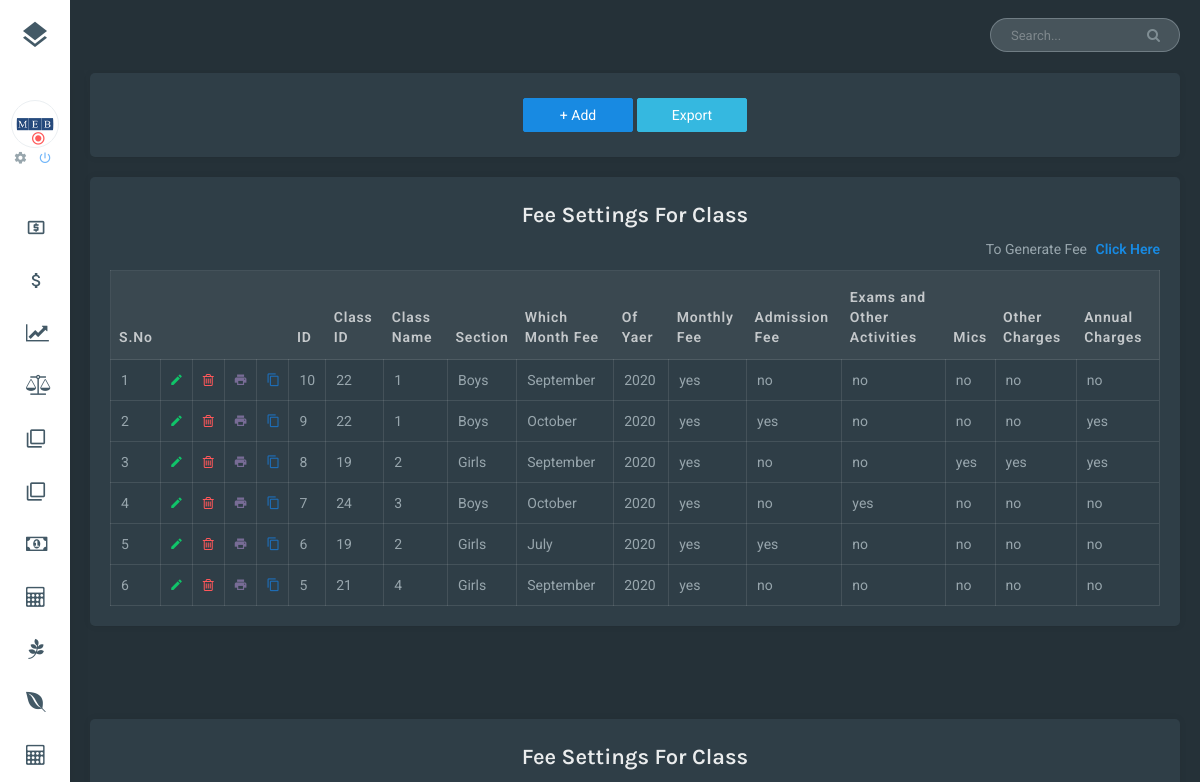
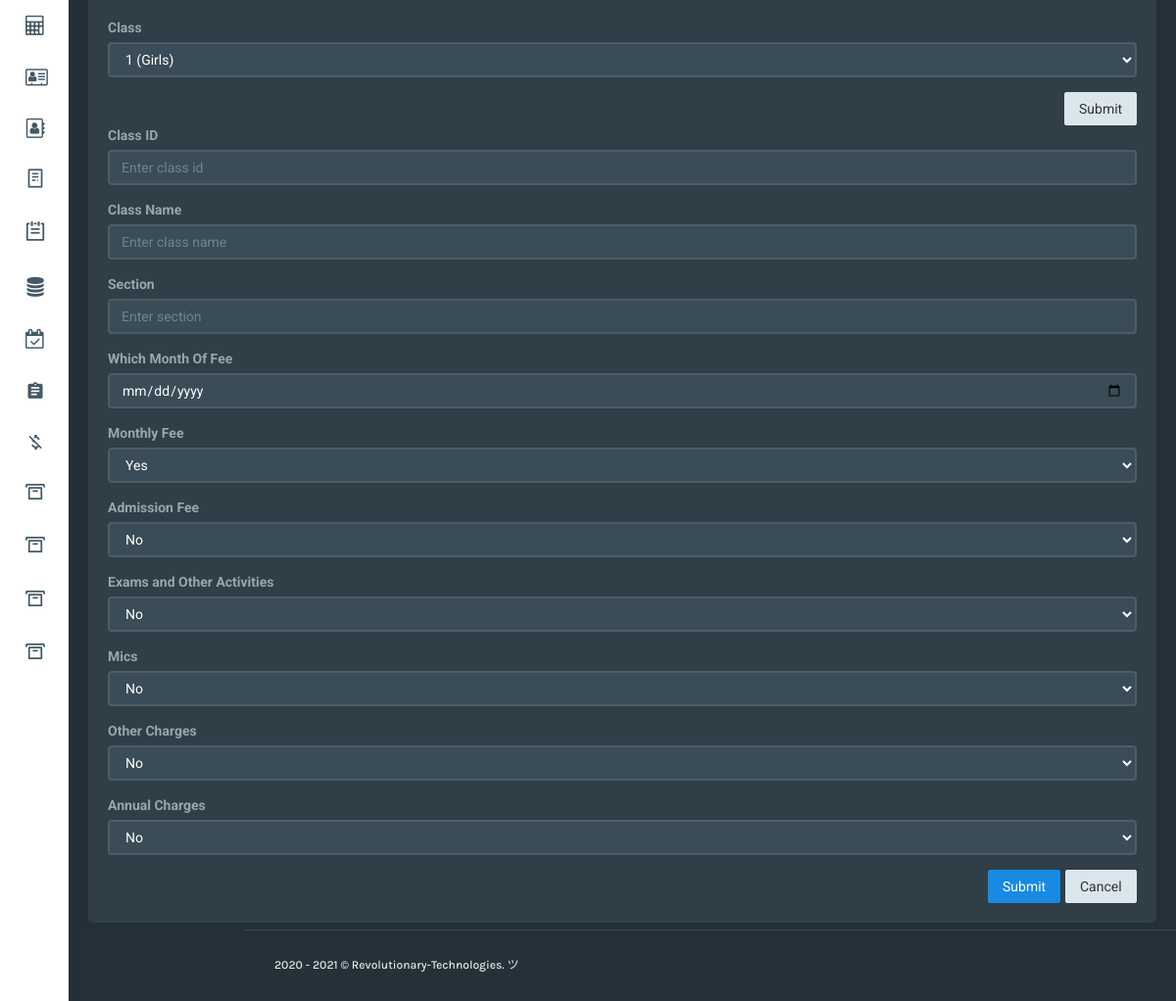
/Accounts-mod-fee-setting-for-class.php, run on the app's committed database (2 pictures, top to bottom).
### tables this page shows
CREATE TABLE `ac_generate_fee_class` (
  `generate_fee_class_id` int(11) NOT NULL,
  `user_id` varchar(255) NOT NULL,
  `user_date` timestamp NOT NULL DEFAULT current_timestamp() ON UPDATE current_timestamp(),
  `class_id` int(11) NOT NULL,
  `date` date NOT NULL,
  `which_month` varchar(255) NOT NULL,
  `year` int(11) NOT NULL,
  `month` varchar(255) NOT NULL,
  `admission` varchar(255) NOT NULL,
  `exam` varchar(255) NOT NULL,
  `mics` varchar(255) NOT NULL,
  `other` varchar(255) NOT NULL,
  `annual` varchar(255) NOT NULL
);

CREATE TABLE `ad_class` (
  `class_id` int(11) NOT NULL,
  `class_name` varchar(255) NOT NULL,
  `section` varchar(255) NOT NULL,
  `comment` varchar(1000) DEFAULT NULL
);

### db_functions.php (the view, shortened to what this page needs)
<?php
 function display_query($sql)
{
 $conn = connect_db();
	$result = $conn->query($sql);
if ($result->num_rows > 0) {
   $i = 0;
  while($row = $result->fetch_assoc()) {
  	if($i==0)
  	{
echo '
                <thead>
                  <tr>
                    <th>S.No</th>
                    <th></th>
                    <th></th>
                    <th></th>
                    <th></th>';
$row_data = array_keys($row);
$id_column = "";
for($j=0;$j<count($row_data);$j++){
  if($j==0) $id_column = $row_data[$j];
    echo  "<th>".$row_data[$j]."</th>"; }
    echo   '</tr>
         </thead>
      <tbody>';
  	}
  $i++;
    echo '<tr>
              <td>'.$i.'</td>
              <td style="text-align:center;"><a style="color:rgb(16,196,105);" href="'.$_SERVER['PHP_SELF'].'?editid='.$row[$id_column].'"><i class="zmdi zmdi-edit"></i></a></td>
              <td style="text-align:center;"><a style="color:rgb(255,87,90);" href="'.$_SERVER['PHP_SELF'].'?deleteid='.str_replace(" ","___",$row[$id_column]).'"><i class="fa fa-trash-o"></i></a></td>
              <td style="text-align:center;"><a style="color:rgb(120,108,150);" href="" ><i  class="zmdi zmdi-local-printshop"></i></a></td>
              <td style="text-align:center;"><a style="color:rgb(30,108,180);" href="" ><i class="zmdi zmdi-copy"></i></a></td>';
for($k=0;$k<count($row_data);$k++){ echo  '<td>'.$row[$row_data[$k]].'</td>';}
   echo  '</tr>';
  }
    echo '   </tbody>';
} else {
  echo "0 results";
}
}
function code_submit()
{
if(isset($_REQUEST['editid']) && is_numeric($_REQUEST['editid'])){
echo '<input type="hidden"  name="editid"   value="'.$_REQUEST['editid'].'">';
echo ' <button class="btn btn-primary waves-effect waves-light" type="submit" ';
    echo "name=\"edit\">Edit";}
else {echo ' <button class="btn btn-primary waves-effect waves-light" type="submit" '; echo "name=\"submit\">Submit";}
}
function dropDownConditional3section($label,$name,$select,$select2,$select3,$from,$condition){
        $conn = connect_db();
        $sql_id = 'SELECT `'.$select.'`,`'.$select2.'`,`'.$select3.'` FROM `'.$from.'`'.$condition.'';
        echo'
            <div class="form-group">
              <label for="">'.$label.'</label>
              <select id="themes" type="text"  name="'.$name.'"  required="" class="form-control">';
         $result_id = mysqli_query($conn ,$sql_id);
          while($row_id = mysqli_fetch_assoc($result_id)) {
            if (isset($_REQUEST[$name]) && $_REQUEST[$name]==$row_id[$select]) {$selected = "selected";}else $selected = "";
            echo'
                    <option '.$selected.'
                    value="'.$row_id[$select].'">'.$row_id[$select2].' ('.$row_id[$select3].')</option>';
          }
                    echo'
                </select>
        </div>';
}
?>

### assets/css/core.css (style rules this page uses)
body { background: #253138; font-family: 'Roboto', sans-serif; margin: 0; padding-bottom: 60px; overflow-x: hidden; color: #98a6ad; }
html { position: relative; min-height: 100%; background: #253138; }
* { outline: none !important; }
.form-control { background-color: #394c57; border: 2px solid rgba(238, 238, 238, 0.1); border-radius: 4px; color: #ffffff; height: 36px; max-width: 100%; -webkit-box-shadow: none; box-shadow: none; -webkit-transition: all 300ms linear; -moz-transition: all 300ms linear; -o-transition: all 300ms linear; -ms-transition: all 300ms linear; transition: all 300ms linear; }
.waves-effect { position: relative; cursor: pointer; display: inline-block; overflow: hidden; -webkit-user-select: none; -moz-user-select: none; -ms-user-select: none; user-select: none; -webkit-tap-highlight-color: transparent; vertical-align: middle; z-index: 1; will-change: opacity, transform; -webkit-transition: all 0.3s ease-out; -moz-transition: all 0.3s ease-out; -o-transition: all 0.3s ease-out; -ms-transition: all 0.3s ease-out; transition: all 0.3s ease-out; }

### assets/css/components.css (style rules this page uses)
.btn { border-radius: 2px; padding: 6px 14px; }
.btn-custom, .btn-primary, .btn-success, .btn-info, .btn-warning, .btn-danger, .btn-inverse, .btn-purple, .btn-pink { color: #ffffff !important; }
.btn-primary { background-color: #188ae2 !important; border: 1px solid #188ae2 !important; }
tbody { color: #98a6ad; }
th { color: #eeeeee; font-weight: 600; }
.table > thead > tr > th { vertical-align: bottom; border-bottom: 2px solid rgba(255, 255, 255, 0.15); }
.table > thead > tr > th, .table > tbody > tr > th, .table > tfoot > tr > th, .table > thead > tr > td, .table > tbody > tr > td, .table > tfoot > tr > td, .table > thead > tr > th, .table-bordered { border-top: 1px solid rgba(255, 255, 255, 0.1); }
.table-bordered > thead > tr > th, .table-bordered > tbody > tr > th, .table-bordered > tfoot > tr > th, .table-bordered > thead > tr > td, .table-bordered > tbody > tr > td, .table-bordered > tfoot > tr > td { border: 1px solid rgba(255, 255, 255, 0.1); }
#datatable td { font-weight: normal; }
.tablesaw thead { background: rgba(255, 255, 255, 0.05); background-image: none; border: none; }
.tablesaw thead th { text-shadow: none; letter-spacing: 0.06em; color: rgba(255, 255, 255, 0.7) !important; }
.tablesaw thead tr:first-child th { padding-top: 1.1em; padding-bottom: 0.9em; font-weight: 600; font-family: inherit; border: none; }
.tablesaw td, .tablesaw tbody th { font-size: inherit; line-height: inherit; padding: 10px !important; }
.tablesaw-stack tbody tr, .tablesaw tbody tr { border-bottom: none; }

### data on the page
ac_generate_fee_class: j "ID", j "Class ID", j "Class Name", j "Section", j "Which Month Fee", j "Of Yaer", j "Monthly Fee", j "Admission Fee", j "Exams and Other Activities", j "Mics", j "Other Charges", j "Annual Charges", generate_fee_class_id "10", class "22", class.class_name "1", class.section "Boys", which_month "September", year "2020", month "yes", admission "no", exam "no", mics "no", other "no", annual "no"
ac_generate_fee_class: generate_fee_class_id "9", class "22", class.class_name "1", class.section "Boys", which_month "October", year "2020", month "yes", admission "yes", exam "no", mics "no", other "no", annual "yes"
ac_generate_fee_class: generate_fee_class_id "8", class "19", class.class_name "2", class.section "Girls", which_month "September", year "2020", month "yes", admission "no", exam "no", mics "yes", other "yes", annual "yes"
ac_generate_fee_class: generate_fee_class_id "7", class "24", class.class_name "3", class.section "Boys", which_month "October", year "2020", month "yes", admission "no", exam "yes", mics "no", other "no", annual "no"
ac_generate_fee_class: generate_fee_class_id "6", class "19", class.class_name "2", class.section "Girls", which_month "July", year "2020", month "yes", admission "yes", exam "no", mics "no", other "no", annual "no"
ac_generate_fee_class: generate_fee_class_id "5", class "21", class.class_name "4", class.section "Girls", which_month "September", year "2020", month "yes", admission "no", exam "no", mics "no", other "no", annual "no"

### other printed values
$label "Class"
form field class_id2 "1 (Girls)"
